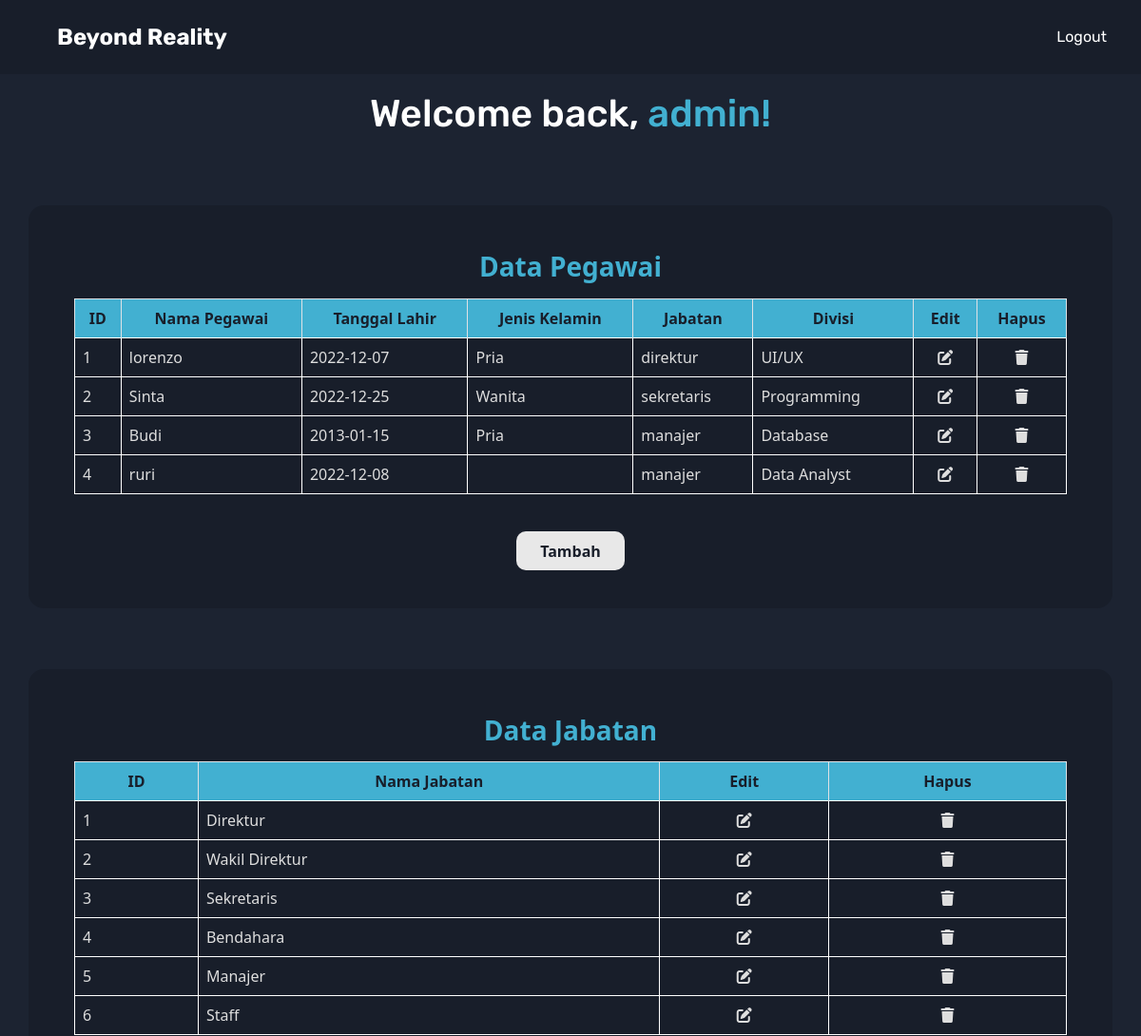
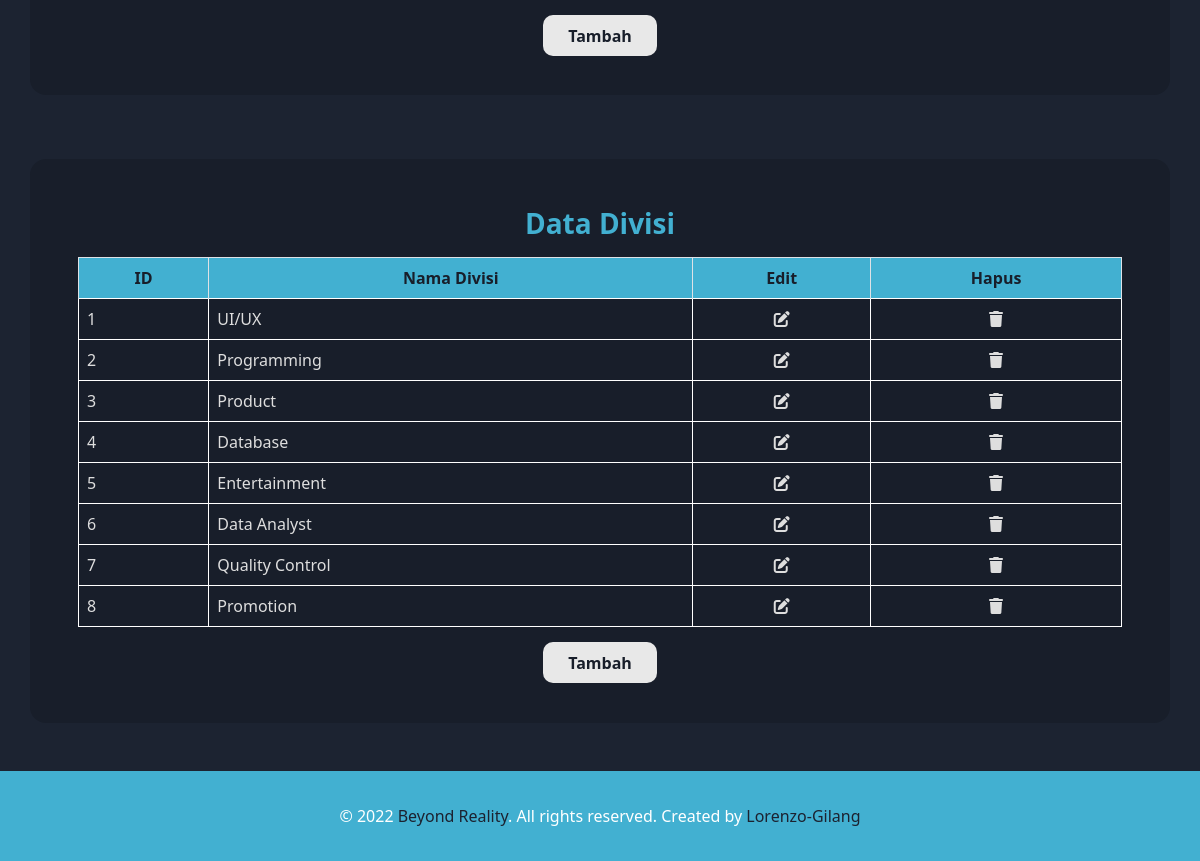
The page /dashboard.php (signed in) on the database as committed earlier (2 pictures, top to bottom).
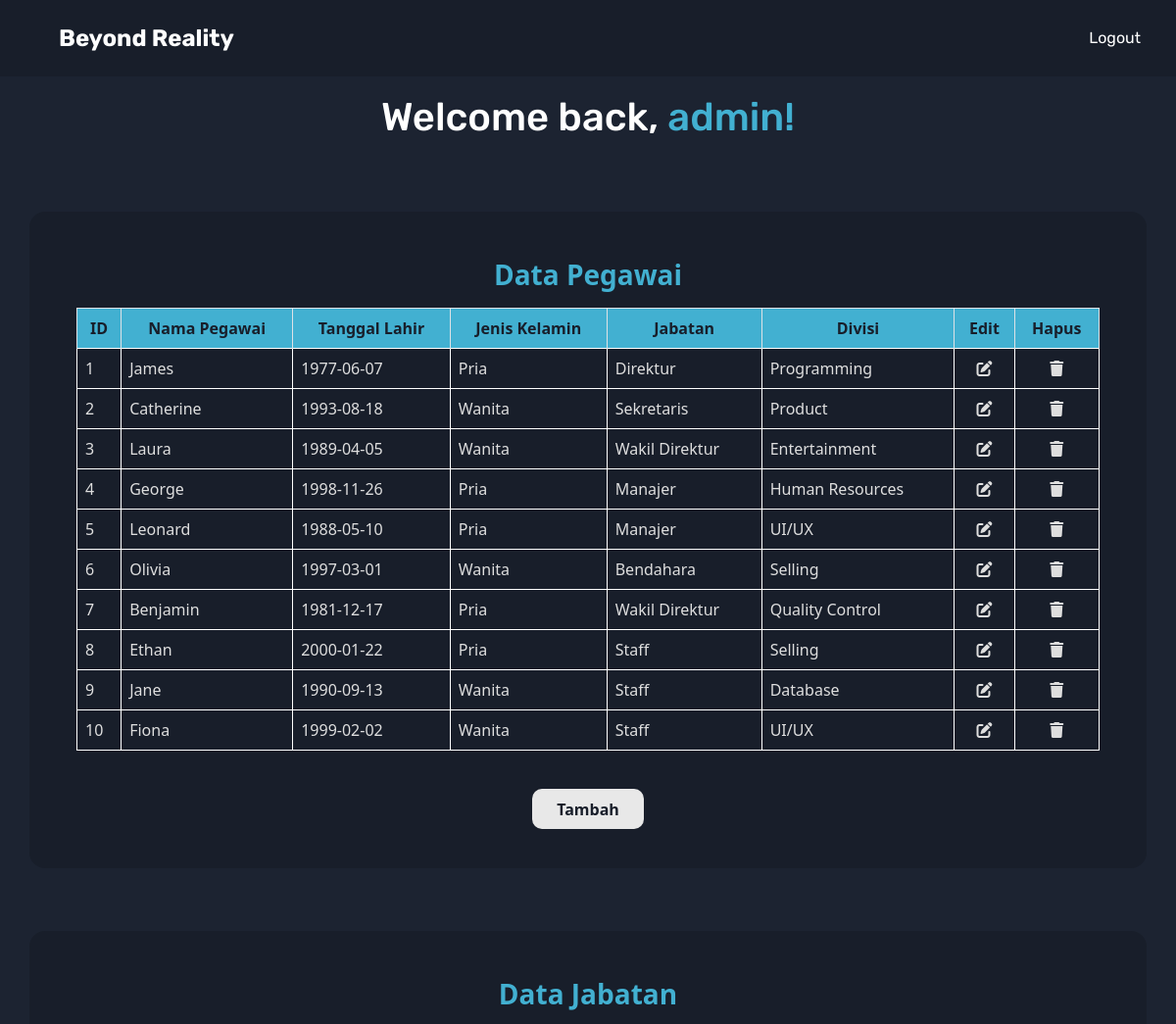
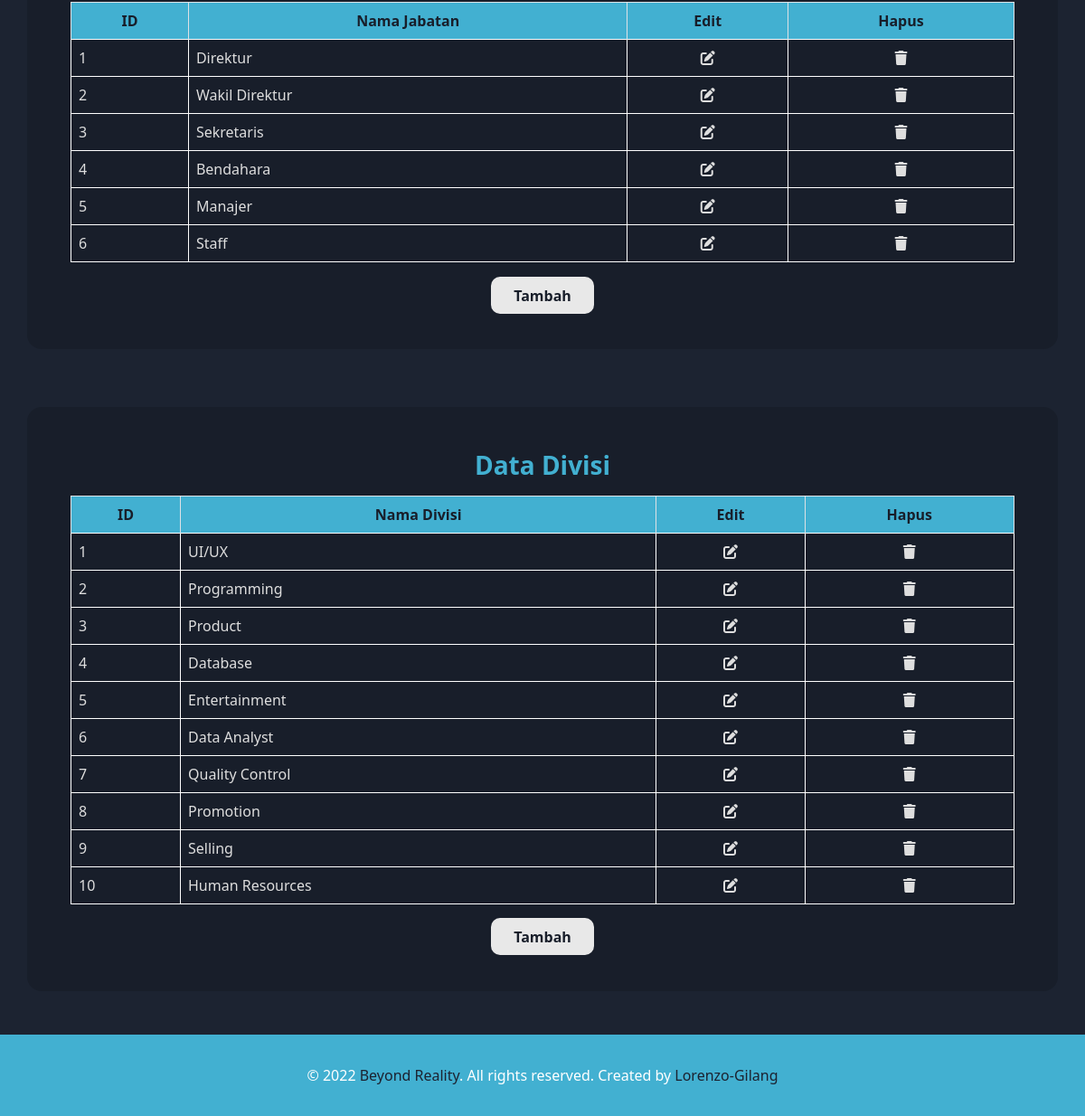
The same page on the database as committed later (2 pictures, top to bottom).
### tables this page shows
CREATE TABLE `pegawai` (
  `id_pegawai` int(11) NOT NULL,
  `nama_pegawai` varchar(255) NOT NULL,
  `tgl_lahir` date NOT NULL,
  `jenis_kelamin` varchar(10) NOT NULL,
  `jabatan` varchar(50) NOT NULL,
  `divisi` varchar(50) NOT NULL
);

CREATE TABLE `jabatan` (
  `id_jabatan` int(11) NOT NULL,
  `nama_jabatan` varchar(100) NOT NULL
);

CREATE TABLE `divisi` (
  `id_divisi` int(11) NOT NULL,
  `nama_divisi` varchar(100) NOT NULL
);

### dashboard.php (the view, shortened to what this page needs)
<?php
  include 'includes/config.php';
?>
<!DOCTYPE html>
<html lang="en">
  <head>
    <link rel="stylesheet" href="./css/dashboard.css" />
    <link href="https://cdn.jsdelivr.net/npm/bootstrap@5.2.3/dist/css/bootstrap.min.css" rel="stylesheet" />
  </head>
  <body>
    <header>
      <nav class="navbar navbar-expand-lg fixed-top py-3">
        <div class="container-fluid">
          <a class="navbar-brand ps-5" href="#">Beyond Reality</a>
          <div class="collapse navbar-collapse" id="navbarSupportedContent">
            <ul class="navbar-nav ms-auto mb-2 mb-lg-0 navitem">
              <li class="nav-item">
                <a class="nav-link px-4" href="logout.php">Logout</a>
              </li>
            </ul>
          </div>
        </div>
      </nav>
    </header>
    <header class="text-center">
      <h1>Welcome back, <span><?php echo $_SESSION["user_username"] ?>!</span></h1>
    </header>
    <section>
      <div class="container p-5">
        <h3>Data Pegawai</h3>
        <table class="table table-bordered">
          <thead>
            <tr>
              <th scope="col">ID</th>
              <th scope="col">Nama Pegawai</th>
              <th scope="col">Tanggal Lahir</th>
              <th scope="col">Jenis Kelamin</th>
              <th scope="col">Jabatan</th>
              <th scope="col">Divisi</th>
              <th class="text-center" scope="col">Edit</th>
              <th class="text-center" scope="col">Hapus</th>
            </tr>
          </thead>
          <tbody>
            <?php
              $query = mysqli_query($conn, "SELECT * FROM pegawai ORDER BY id_pegawai ASC");
              while($data = mysqli_fetch_array($query)) {
            ?>
            <tr>
              <td><?php echo $data['id_pegawai']; ?></td>
              <td><?php echo $data['nama_pegawai']; ?></td>
              <td><?php echo $data['tgl_lahir']; ?></td>
              <td><?php echo $data['jenis_kelamin']; ?></td>
              <td><?php echo $data['jabatan']; ?></td>
              <td><?php echo $data['divisi']; ?></td>
              <td class="text-center"><a href="<?php echo 'edit-pegawai.php?id='. $data['id_pegawai']; ?>"><i class="fa-solid fa-pen-to-square"></i></a></td>
              <td class="text-center"><a href="<?php echo 'hapus-pegawai.php?id='. $data['id_pegawai']; ?>"><i class="fa-solid fa-trash"></i></a></td>
            </tr>
            <?php
              }
            ?>
          </tbody>
        </table>
        <div class="text-center mt-5">
          <a class="btn-tambah" href="add-pegawai.php">Tambah</a>
        </div>
      </div>
    </section>
    <section>
      <div class="container p-5">
        <h3>Data Jabatan</h3>
        <table class="table table-bordered">
          <thead>
            <tr>
              <th scope="col">ID</th>
              <th scope="col">Nama Jabatan</th>
              <th class="text-center" scope="col">Edit</th>
              <th class="text-center" scope="col">Hapus</th>
            </tr>
          </thead>
          <tbody>
            <?php
              $query = mysqli_query($conn, "SELECT * FROM jabatan ORDER BY id_jabatan ASC");
              while($data = mysqli_fetch_array($query)) {
            ?>
            <tr>
              <td><?php echo $data['id_jabatan']; ?></td>
              <td><?php echo $data['nama_jabatan']; ?></td>
              <td class="text-center"><a href="<?php echo 'edit-jabatan.php?id='. $data['id_jabatan']; ?>"><i class="fa-solid fa-pen-to-square"></i></a></td>
              <td class="text-center"><a href="<?php echo 'hapus-jabatan.php?id='. $data['id_jabatan']; ?>"><i class="fa-solid fa-trash"></i></a></td>
            </tr>
            <?php
              }
            ?>
          </tbody>
        </table>
        <div class="text-center mt-4">
          <a class="btn-tambah" href="add-jabatan.php">Tambah</a>
        </div>
      </div>
    </section>
    <section>
      <div class="container p-5">
        <h3>Data Divisi</h3>
        <table class="table table-bordered">
          <thead>
            <tr>
              <th scope="col">ID</th>
              <th scope="col">Nama Divisi</th>
              <th class="text-center" scope="col">Edit</th>
              <th class="text-center" scope="col">Hapus</th>
            </tr>
          </thead>
          <tbody>
            <?php
              $query = mysqli_query($conn, "SELECT * FROM divisi ORDER BY id_divisi ASC");
              while($data = mysqli_fetch_array($query)) {
            ?>
            <tr>
              <td><?php echo $data['id_divisi']; ?></td>
              <td><?php echo $data['nama_divisi']; ?></td>
              <td class="text-center"><a href="<?php echo 'edit-divisi.php?id='. $data['id_divisi']; ?>"><i class="fa-solid fa-pen-to-square"></i></a></td>
              <td class="text-center"><a href="<?php echo 'hapus-divisi.php?id='. $data['id_divisi']; ?>"><i class="fa-solid fa-trash"></i></a></td>
            </tr>
            <?php
              }
            ?>
          </tbody>
        </table>
        <div class="text-center mt-4">
          <a class="btn-tambah" href="add-divisi.php">Tambah</a>
        </div>
      </div>
    </section>
    <footer class="mt-5">
      <div class="mini-footer">
        <div class="container">
          <div class="row">
            <div class="col-md-12">
              <div class="copyright-text">
                <p>
                  © 2022 <a href="#">Beyond Reality</a>. All rights reserved. Created by
                  <a href="#">Lorenzo-Gilang</a>
                </p>
              </div>
            </div>
          </div>
        </div>
      </div>
    </footer>
  </body>
</html>

### css/dashboard.css (style rules this page uses)
*, *::before, *::after { box-sizing: border-box; margin: 0; padding: 0; font: inherit; }
body, h1, h2, h3, h4, p, figure, blockquote, dl, dd { margin: 0; }
body { min-height: 100vh; font-family: "Poppins", sans-serif; text-rendering: optimizeSpeed; line-height: 1.5; background: hsl(220, 27%, 15%) !important; }
a:not([class]) { text-decoration-skip-ink: auto; }
.navbar { background-color: hsl(220, 27%, 13%); }
.navbar-brand { color: #fff !important; font-family: "Rubik", sans-serif; font-weight: bold; font-size: 1.5rem !important; transition: color 200ms ease-in-out; }
.nav-link { font-family: "Rubik", sans-serif; color: #fff !important; }
header h1 { color: #fff; font-family: "Rubik", sans-serif; padding-top: 6rem; }
header h1 span { color: hsl(194, 61%, 54%); }
section { padding-top: 4rem; }
section .container { background-color: hsl(220, 27%, 13%); border-radius: 1rem; }
section h3 { color: hsl(194, 61%, 54%); font-weight: bold; margin-bottom: 1rem; text-align: center; }
section .table th { font-weight: 600; text-align: center; background-color: hsl(194, 61%, 54%); }
section .table td, th { border: 1px solid #fff; border-collapse: collapse; color: hsl(0, 0%, 87%); }
section .table th { color: hsl(220, 27%, 13%); }
section i { color: hsl(0, 0%, 87%); transition: color 200ms ease-in-out; }
.btn-tambah { padding: .6rem 1.6rem; border: none; outline: none; border-radius: 10px; color: hsl(220, 27%, 13%); z-index: 1; background: hsl(0, 0%, 91%); position: relative; font-weight: 600; font-size: 1rem; transition: all 250ms; overflow: hidden; text-decoration: none; }
.btn-tambah::before { content: ""; border: none; outline: none; text-decoration: none; position: absolute; top: 0; left: 0; height: 100%; width: 0; border-radius: 10px; background-color: hsl(194, 61%, 54%); z-index: -1; transition: all 250ms; }
.mini-footer { background: hsl(194, 61%, 54%); text-align: center; padding: 2rem 0; }
.mini-footer p { margin: 0; line-height: 1.625rem; font-size: 1rem; color: #fff; }
.mini-footer p a { text-decoration: none; color: hsl(222, 26%, 15%); }

Rows that differ between the two databases and show on the page:
changed pegawai id 1: nama_pegawai "lorenzo" → "James"; tgl_lahir "2022-12-07" → "1977-06-07"; jabatan "direktur" → "Direktur"; divisi "UI/UX" → "Programming"
changed pegawai id 2: nama_pegawai "Sinta" → "Catherine"; tgl_lahir "2022-12-25" → "1993-08-18"; jabatan "sekretaris" → "Sekretaris"; divisi "Programming" → "Product"
changed pegawai id 3: nama_pegawai "Budi" → "Laura"; tgl_lahir "2013-01-15" → "1989-04-05"; jenis_kelamin "Pria" → "Wanita"; jabatan "manajer" → "Wakil Direktur"; divisi "Database" → "Entertainment"
changed pegawai id 4: nama_pegawai "ruri" → "George"; tgl_lahir "2022-12-08" → "1998-11-26"; jenis_kelamin (not shown) → "Pria"; jabatan "manajer" → "Manajer"; divisi "Data Analyst" → "Human Resources"
added pegawai: id_pegawai "5", nama_pegawai "Leonard", tgl_lahir "1988-05-10", jenis_kelamin "Pria", jabatan "Manajer", divisi "UI/UX"
added pegawai: id_pegawai "6", nama_pegawai "Olivia", tgl_lahir "1997-03-01", jenis_kelamin "Wanita", jabatan "Bendahara", divisi "Selling"
added pegawai: id_pegawai "7", nama_pegawai "Benjamin", tgl_lahir "1981-12-17", jenis_kelamin "Pria", jabatan "Wakil Direktur", divisi "Quality Control"
added pegawai: id_pegawai "8", nama_pegawai "Ethan", tgl_lahir "2000-01-22", jenis_kelamin "Pria", jabatan "Staff", divisi "Selling"
added pegawai: id_pegawai "9", nama_pegawai "Jane", tgl_lahir "1990-09-13", jenis_kelamin "Wanita", jabatan "Staff", divisi "Database"
added pegawai: id_pegawai "10", nama_pegawai "Fiona", tgl_lahir "1999-02-02", jenis_kelamin "Wanita", jabatan "Staff", divisi "UI/UX"
added divisi: id_divisi "9", nama_divisi "Selling"
added divisi: id_divisi "10", nama_divisi "Human Resources"
